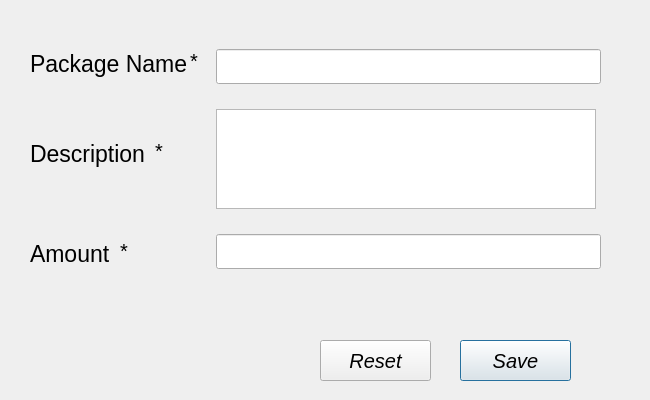
<?xml version="1.0" encoding="UTF-8"?>
<ui version="4.0">
 <class>AddPackage</class>
 <widget class="QDialog" name="AddPackage">
  <property name="windowModality">
   <enum>Qt::WindowModality::WindowModal</enum>
  </property>
  <property name="geometry">
   <rect>
    <x>0</x>
    <y>0</y>
    <width>650</width>
    <height>400</height>
   </rect>
  </property>
  <property name="minimumSize">
   <size>
    <width>650</width>
    <height>400</height>
   </size>
  </property>
  <property name="maximumSize">
   <size>
    <width>650</width>
    <height>400</height>
   </size>
  </property>
  <property name="windowTitle">
   <string>Add Package</string>
  </property>
  <widget class="QWidget" name="formLayoutWidget">
   <property name="geometry">
    <rect>
     <x>210</x>
     <y>30</y>
     <width>391</width>
     <height>261</height>
    </rect>
   </property>
   <layout class="QFormLayout" name="formLayout">
    <item row="0" column="1">
     <widget class="QLineEdit" name="txtPackageName">
      <property name="minimumSize">
       <size>
        <width>0</width>
        <height>35</height>
       </size>
      </property>
      <property name="font">
       <font>
        <pointsize>15</pointsize>
       </font>
      </property>
     </widget>
    </item>
    <item row="2" column="1">
     <widget class="QLineEdit" name="txtAmount">
      <property name="minimumSize">
       <size>
        <width>0</width>
        <height>35</height>
       </size>
      </property>
      <property name="font">
       <font>
        <pointsize>15</pointsize>
       </font>
      </property>
     </widget>
    </item>
    <item row="1" column="1">
     <widget class="QTextEdit" name="txtDescription">
      <property name="maximumSize">
       <size>
        <width>380</width>
        <height>100</height>
       </size>
      </property>
      <property name="font">
       <font>
        <pointsize>15</pointsize>
       </font>
      </property>
     </widget>
    </item>
   </layout>
  </widget>
  <widget class="QPushButton" name="bntSave">
   <property name="geometry">
    <rect>
     <x>460</x>
     <y>340</y>
     <width>111</width>
     <height>41</height>
    </rect>
   </property>
   <property name="font">
    <font>
     <pointsize>15</pointsize>
     <italic>true</italic>
    </font>
   </property>
   <property name="text">
    <string>Save</string>
   </property>
  </widget>
  <widget class="QPushButton" name="bntReset">
   <property name="geometry">
    <rect>
     <x>320</x>
     <y>340</y>
     <width>111</width>
     <height>41</height>
    </rect>
   </property>
   <property name="font">
    <font>
     <pointsize>15</pointsize>
     <italic>true</italic>
    </font>
   </property>
   <property name="text">
    <string>Reset</string>
   </property>
  </widget>
  <widget class="QLabel" name="label">
   <property name="geometry">
    <rect>
     <x>30</x>
     <y>50</y>
     <width>161</width>
     <height>27</height>
    </rect>
   </property>
   <property name="font">
    <font>
     <pointsize>17</pointsize>
    </font>
   </property>
   <property name="text">
    <string>Package Name </string>
   </property>
  </widget>
  <widget class="QLabel" name="label_2">
   <property name="geometry">
    <rect>
     <x>30</x>
     <y>130</y>
     <width>121</width>
     <height>47</height>
    </rect>
   </property>
   <property name="font">
    <font>
     <pointsize>17</pointsize>
    </font>
   </property>
   <property name="text">
    <string>Description</string>
   </property>
  </widget>
  <widget class="QLabel" name="label_3">
   <property name="geometry">
    <rect>
     <x>30</x>
     <y>240</y>
     <width>91</width>
     <height>27</height>
    </rect>
   </property>
   <property name="font">
    <font>
     <pointsize>17</pointsize>
    </font>
   </property>
   <property name="text">
    <string>Amount</string>
   </property>
  </widget>
  <widget class="QLabel" name="label_4">
   <property name="geometry">
    <rect>
     <x>190</x>
     <y>50</y>
     <width>21</width>
     <height>21</height>
    </rect>
   </property>
   <property name="font">
    <font>
     <pointsize>15</pointsize>
    </font>
   </property>
   <property name="text">
    <string>*</string>
   </property>
  </widget>
  <widget class="QLabel" name="label_5">
   <property name="geometry">
    <rect>
     <x>155</x>
     <y>140</y>
     <width>21</width>
     <height>21</height>
    </rect>
   </property>
   <property name="font">
    <font>
     <pointsize>15</pointsize>
    </font>
   </property>
   <property name="text">
    <string>*</string>
   </property>
  </widget>
  <widget class="QLabel" name="label_6">
   <property name="geometry">
    <rect>
     <x>120</x>
     <y>240</y>
     <width>16</width>
     <height>21</height>
    </rect>
   </property>
   <property name="font">
    <font>
     <pointsize>15</pointsize>
    </font>
   </property>
   <property name="text">
    <string>*</string>
   </property>
  </widget>
 </widget>
 <resources/>
 <connections/>
</ui>
